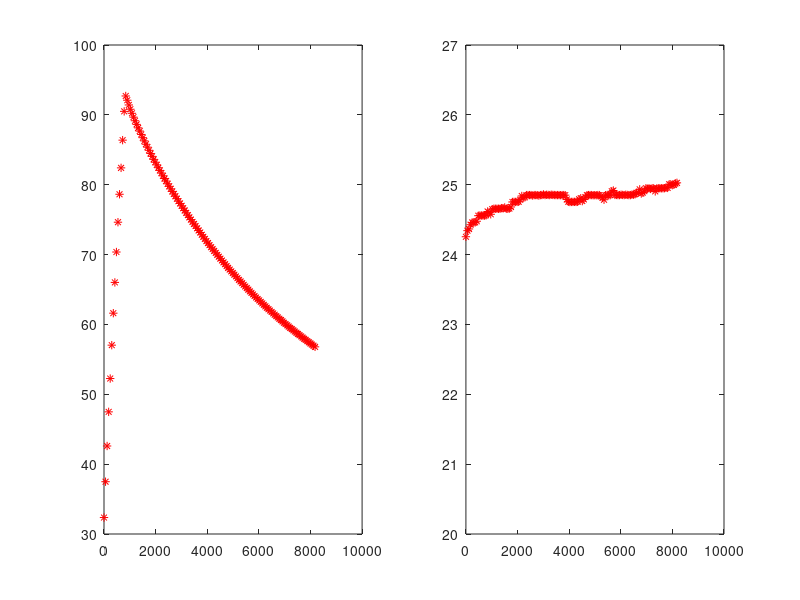
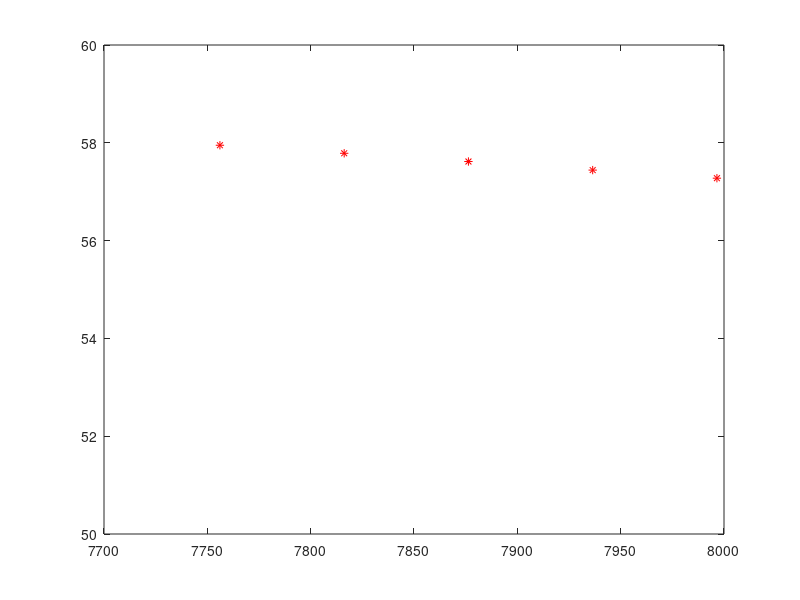

These figures' MATLAB source, in order:
clear all
close all

fid = fopen('data6A2_heatoff_pumpon_3.txt')
data = fscanf(fid, '%f');
fclose(fid);

time = data(1:3:length(data))/1000;

analog1 = data(2:3:length(data));
analog2 = data(3:3:length(data));

R = (2250600./analog1) - 2200;
Rlog = log(R);
R2 = (2250600./analog2) - 2200;
Rlog2 = log(R2);

a = 1.675091827e-3;
b = 1.857536553e-4;
c = 5.373169834e-7;
TEMP = (1./(a + b.*Rlog + c.*(Rlog.^3)))-273.15;
TEMP2 = (1./(a + b.*Rlog2 + c.*(Rlog2.^3)))-273.15;

TEMP=TEMP(2:end,1);
TEMP2=TEMP2(2:end,1);
time=time(2:end,1);
time = time-time(1);

figure, subplot(1,2,1);
plot(time, TEMP, '*r');
hold on
subplot(1,2,2);
plot(time, TEMP2, '*r');
ylim([20,27])
figure, plot(time, TEMP, '*r');
axis([7700 8000 50 60])
hold on
